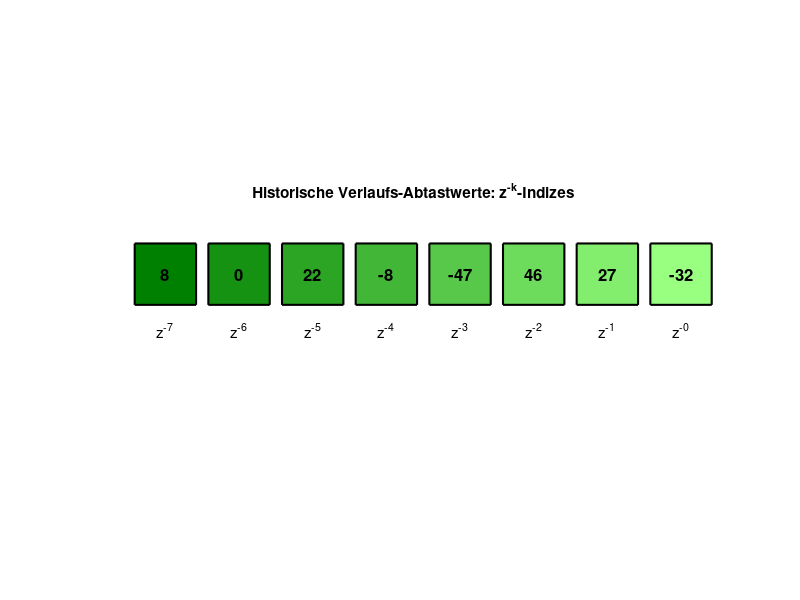

The MATLAB source for this figure:
% --------------------------------------------------------
% FIR-Demonstration: 8 Speicherplätze mit Zufallswerten
% Quadrate von dunkelgrün bis hellgrün eingefärbt
% --------------------------------------------------------

clear; clc; close all;

% Zufallswerte für 8 Speicherzellen
nums = randi([-50,50],1,8);

% Plot vorbereiten
figure('Color','w'); 
axis equal off; 
hold on;

% Anzahl Kästchen
N = length(nums);

% Grünverlauf (RGB von dunkelgrün -> hellgrün)
greens = [linspace(0,0.6,N)', linspace(0.5,1,N)', linspace(0,0.5,N)'];

for k = 1:N
    % Position des Quadrats (nebeneinander)
    x0 = (k-1)*1.2;   % horizontale Verschiebung
    y0 = 0;
    
    % Quadrat zeichnen mit Farbe
    rectangle('Position',[x0,y0,1,1], ...
              'FaceColor',greens(k,:), ...
              'EdgeColor','k','LineWidth',1.5);
    
    % Zahl mittig eintragen
    text(x0+0.5, y0+0.5, num2str(nums(k)), ...
        'HorizontalAlignment','center', ...
        'VerticalAlignment','middle', ...
        'FontSize',12,'FontWeight','bold');
    
    % z-Beschriftung darunter
    text(x0+0.5, y0-0.4, sprintf('z^{-%d}', N-k), ...
        'HorizontalAlignment','center', ...
        'FontSize',11);
end

xlim([-0.5, N*1.2]); ylim([-1,1.5]);

title('Historische Verlaufs-Abtastwerte: z^{-k}-Indizes');
